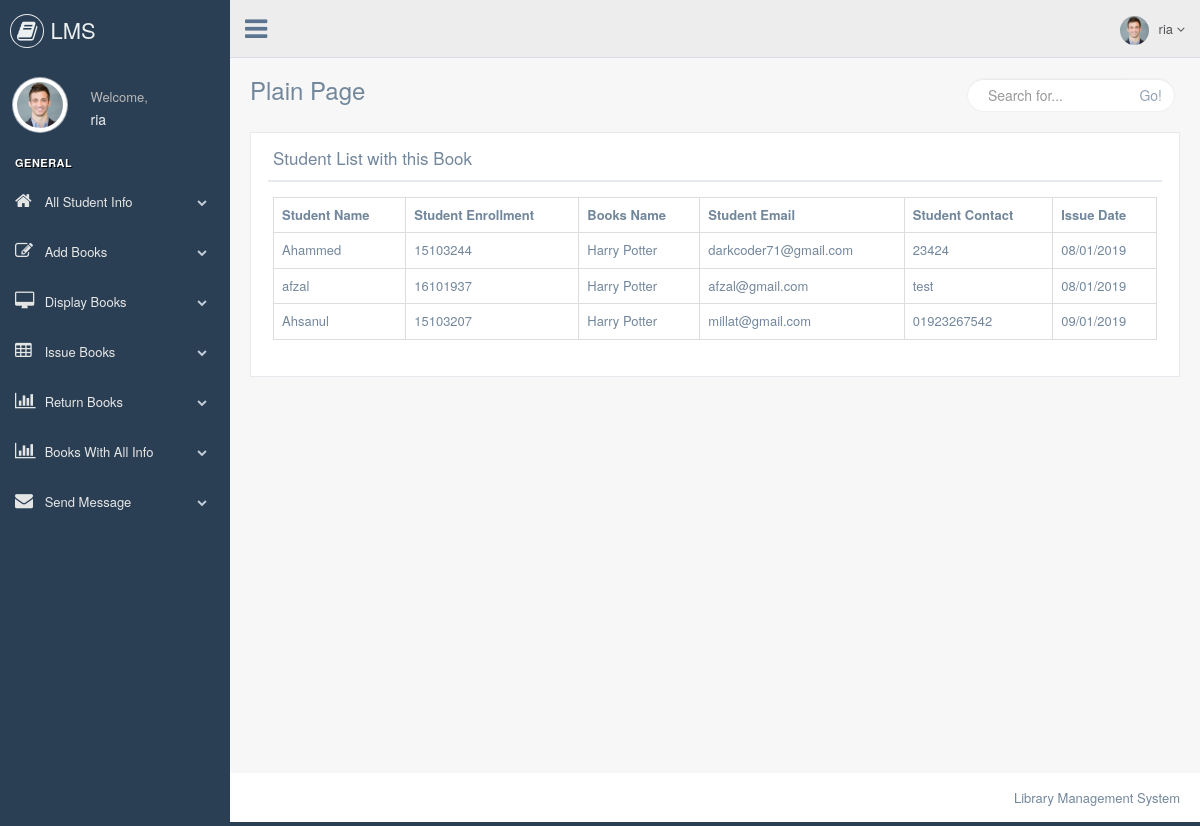
Screenshot of /librarian/all_students_of_this_books.php?books_name=Harry Potter (signed in) with the database file from the repository.
### tables this page shows
CREATE TABLE `issue_books` (
  `id` int(5) NOT NULL,
  `student_enrollment` varchar(50) NOT NULL,
  `student_name` varchar(50) NOT NULL,
  `student_sem` varchar(50) NOT NULL,
  `student_contact` varchar(50) NOT NULL,
  `student_email` varchar(50) NOT NULL,
  `books_name` varchar(50) NOT NULL,
  `books_issue_date` varchar(50) NOT NULL,
  `books_return_date` varchar(50) NOT NULL,
  `student_username` varchar(50) NOT NULL
);

### librarian/all_students_of_this_books.php (the view)
<?php include "header.php";
include "connection.php";
?>
<div class="right_col" role="main">
    <div class="">
        <div class="page-title">
            <div class="title_left">
                <h3>Plain Page</h3>
            </div>
            <div class="title_right">
                <div class="col-md-5 col-sm-5 col-xs-12 form-group pull-right top_search">
                    <div class="input-group">
                        <input type="text" class="form-control" placeholder="Search for...">
                        <span class="input-group-btn">
                            <button class="btn btn-default" type="button">Go!</button>
                        </span>
                    </div>
                </div>
            </div>
        </div>
        <div class="clearfix"></div>
        <div class="row" style="min-height:500px">
            <div class="col-md-12 col-sm-12 col-xs-12">
                <div class="x_panel">
                    <div class="x_title">
                        <h2>Student List with this Book</h2>
                        <div class="clearfix"></div>
                    </div>
                    <div class="x_content">
                        <?php
                        $res = mysqli_query($link, "SELECT * FROM issue_books WHERE books_name='$_GET[books_name]' && books_return_date=''");
                        echo "<table class='table table-bordered'>";
                        echo "<tr>";
                        echo "<th>"; echo "Student Name"; echo "</th>";
                        echo "<th>"; echo "Student Enrollment"; echo "</th>";
                        echo "<th>"; echo "Books Name"; echo "</th>";
                        echo "<th>"; echo "Student Email"; echo "</th>";
                        echo "<th>"; echo "Student Contact"; echo "</th>";
                        echo "<th>"; echo "Issue Date"; echo "</th>";
                        echo "</tr>";
                        while($row = mysqli_fetch_array($res)){
                            echo "<tr>";
                            echo "<td>"; echo $row['student_name']; echo "</td>";
                            echo "<td>"; echo $row['student_enrollment']; echo "</td>";
                            echo "<td>"; echo $row['books_name']; echo "</td>";
                            echo "<td>"; echo $row['student_email']; echo "</td>";
                            echo "<td>"; echo $row['student_contact']; echo "</td>";
                            echo "<td>"; echo $row['books_issue_date']; echo "</td>";
                            echo "</tr>";
                        }
                        echo "</table>"
                        ?>
                    </div>
                </div>
            </div>
        </div>
    </div>
</div>
<?php include "footer.php"; ?>

### rows the page displays
issue_books: student_name "Ahammed", student_enrollment "15103244", books_name "Harry Potter", student_email "darkcoder71@gmail.com", student_contact "23424", books_issue_date "08/01/2019"
issue_books: student_name "afzal", student_enrollment "16101937", books_name "Harry Potter", student_email "afzal@gmail.com", student_contact "test", books_issue_date "08/01/2019"
issue_books: student_name "Ahsanul", student_enrollment "15103207", books_name "Harry Potter", student_email "millat@gmail.com", student_contact "01923267542", books_issue_date "09/01/2019"

### other values shown
$_SESSION['librarian'] "ria"
